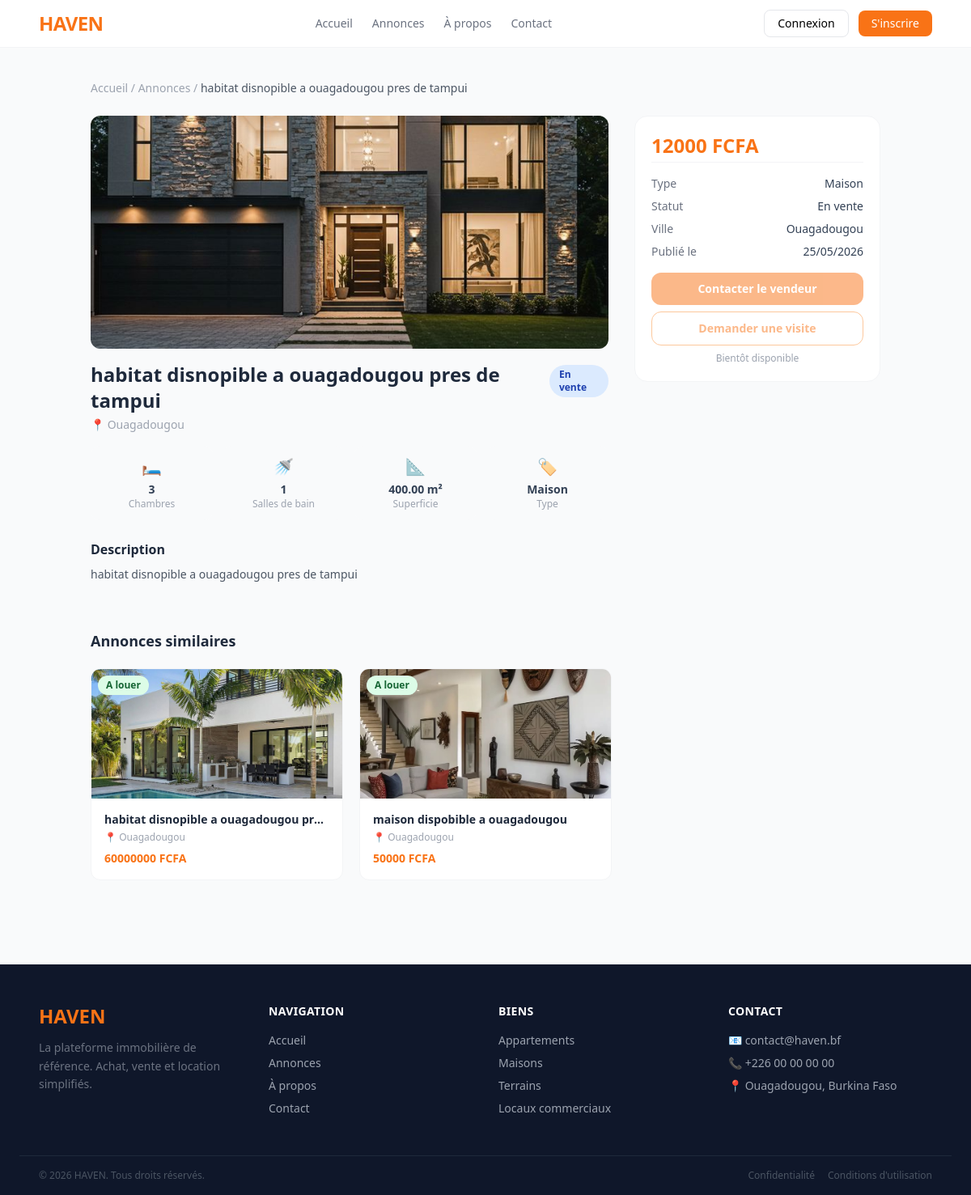
The app's page /detail/2/, older data.
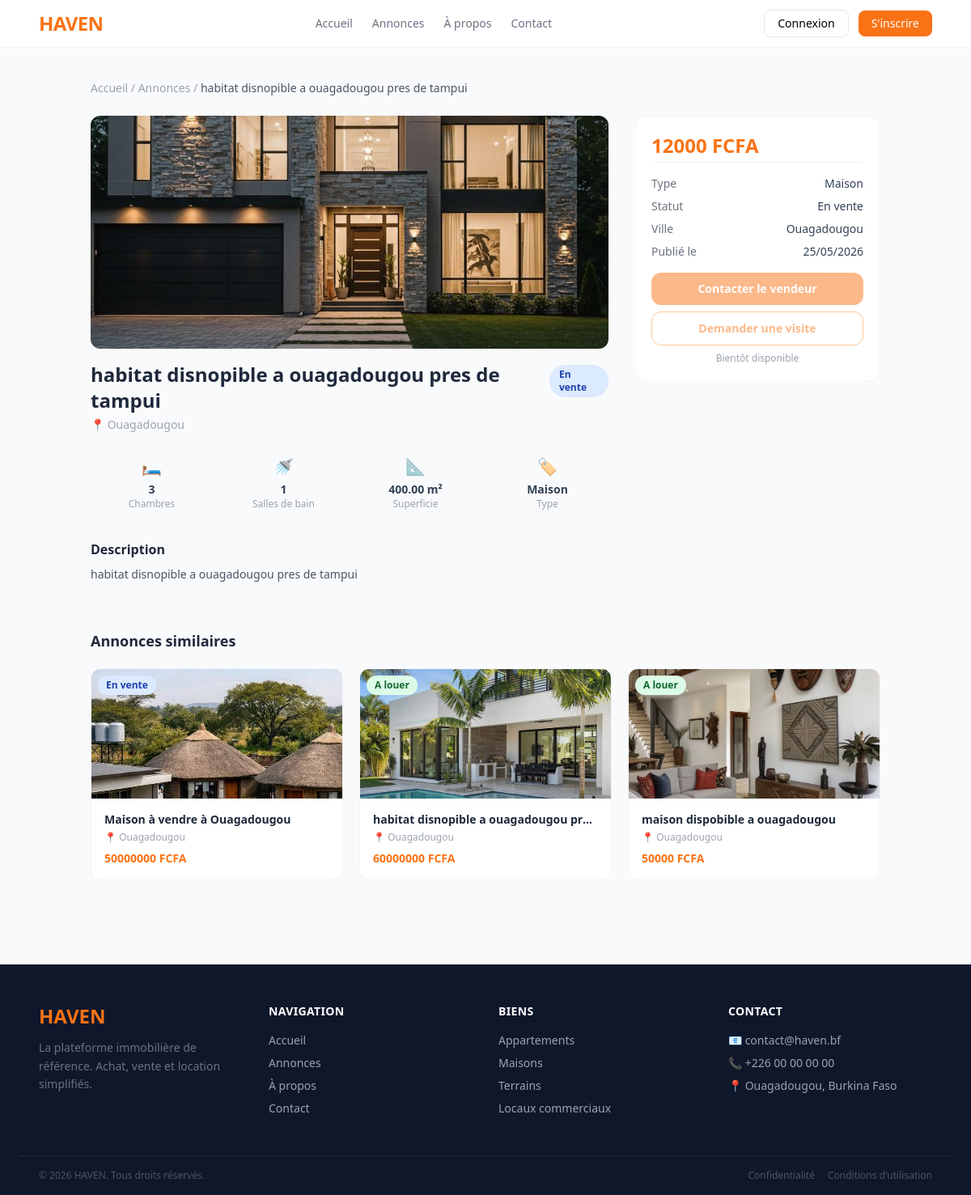
The same page, newer data.
### apps/listings/models.py (models this page shows, shortened)
class Listing(models.Model):
    STATUS = [
        ('En vente', 'En vente'),
        ('A louer', 'A louer'),
        ('Vendu', 'Vendu'),
        ('Loué', 'Loué'),
    ]
    TYPES = [
        ('Appartement', 'Appartement'),
        ('Maison', 'Maison'),
        ('Local commercial', 'Local commercial'),
        ('Terrain', 'Terrain'),
    ]
    user = models.ForeignKey(settings.AUTH_USER_MODEL,
                            on_delete=models.CASCADE)
    title = models.CharField(max_length=255)
    description = models.TextField()
    property_type = models.CharField(max_length=20, choices=TYPES)
    status = models.CharField(max_length=20, choices=STATUS)
    price = models.DecimalField(max_digits=14,decimal_places=2)
    bathrooms = models.IntegerField()
    bedrooms = models.IntegerField()
    is_available = models.BooleanField(default=True)
    city = models.CharField(max_length=255)
    longitude = models.DecimalField(max_digits=9, decimal_places=6)
    latitude = models.DecimalField(max_digits=9, decimal_places=6)
    created_at = models.DateTimeField(auto_now_add=True)
    area = models.DecimalField(max_digits=8, decimal_places=2, null=True, blank=True)
    is_approved = models.BooleanField(default=False)
    def get_first_image(self):
        first = self.images.first()
        return first.image.url if first else None
    class Meta:
        ordering = ['-created_at']

class Images(models.Model):
    listing = models.ForeignKey(Listing,on_delete=models.CASCADE, related_name='images')
    image = models.ImageField(upload_to='listings/images/')
    class Meta:
        ordering = ['listing']

### apps/listings/views.py (the view)
# urls.py: path('detail/<int:id>/',views.detail,name='listing_detail'),
def detail(request,id):
    listing = get_object_or_404(Listing,id=id)
    images = listing.images.all()
    similars = Listing.objects.filter(
        property_type=listing.property_type,
        city=listing.city
    ).exclude(id=listing.id)[:4]
    context = {
        'listing': listing,
        'images': images,
        'similars': similars,
        'report_reasons': Report.REASONS,
    }
    return render(request, 'listings/details.html', context=context)

### templates/listings/details.html (shortened to what the changed rows need)
{% extends 'base.html' %}
{% block content %}
<div class="max-w-5xl mx-auto px-6 py-10">
    <div class="grid grid-cols-1 lg:grid-cols-3 gap-8">
        <div class="lg:col-span-2">
            <div class="flex items-start justify-between mb-4">
                <div>
                    <h1 class="text-2xl font-bold text-slate-800 mb-1">{{ listing.title }}</h1>
                </div>
            </div>
            <div>
                <h2 class="text-base font-semibold text-slate-800 mb-2">Description</h2>
            </div>
        </div>
    </div>
    {% if similars %}
    <div class="mt-14">
        <h2 class="text-lg font-semibold text-slate-800 mb-5">Annonces similaires</h2>
        <div class="grid grid-cols-1 md:grid-cols-3 gap-5">
            {% for item in similars %}
            <a href="{% url 'listing_detail' item.pk %}" class="bg-white rounded-xl overflow-hidden border border-gray-100 hover:-translate-y-1 hover:shadow-lg transition-all duration-200 block">
                <div class="h-40 bg-gray-100 relative">
                    {% if item.get_first_image %}
                        <img src="{{ item.get_first_image }}" alt="{{ item.title }}" class="w-full h-full object-cover">
                    {% else %}
                        <div class="w-full h-full flex items-center justify-center text-4xl">🏠</div>
                    {% endif %}
                    <span class="absolute top-2 left-2 text-xs font-semibold px-2.5 py-1 rounded-full
                        {% if item.status == 'A louer' %}bg-green-100 text-green-800{% else %}bg-blue-100 text-blue-800{% endif %}">
                        {{ item.status }}
                    </span>
                </div>
                <div class="p-4">
                    <h3 class="font-semibold text-slate-800 text-sm mb-1 truncate">{{ item.title }}</h3>
                    <p class="text-xs text-gray-400 mb-2">📍 {{ item.city }}</p>
                    <p class="text-orange-500 font-bold text-sm">{{ item.price|floatformat:0 }} FCFA</p>
                </div>
            </a>
            {% endfor %}
        </div>
    </div>
    {% endif %}
</div>
{% endblock %}

Row changes from the older to the newer data that the page shows:
added Listing: get_first_image (picture), status "En vente", title "Maison à vendre à Ouagadougou", city "Ouagadougou", price "50000000"
